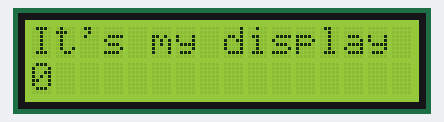
The sketch below on a simulated Arduino Uno, built with avr-gcc and run on an emulated ATmega328P. Shown: 16×2 character LCD.

Above: at 0.1 s.
At 4.1 s:
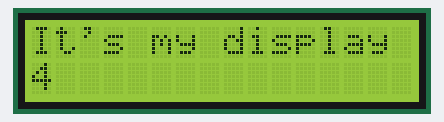
At 9.1 s:
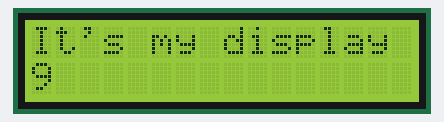
At 19.1 s:
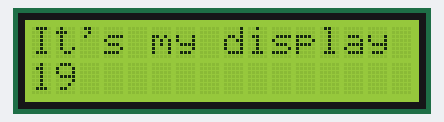
At 28.1 s:
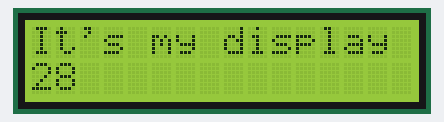
At 38.1 s:
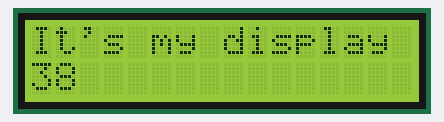

Measured:
- what the display in image 1 shows lasts 1.0 s, from 4.1 s to 5.1 s

The sketch:

sketch_LCD_It_s_my_display.ino
```cpp
/* Текст и значение инкрементируемого счетчика на экране */

#include<LiquidCrystal.h>
int time = 0;                        // Начальное значение time
LiquidCrystal lcd(2, 3, 4, 5, 6, 7);  // Инициализация экземпляра библиотеки LiquidCrystal

void setup() {
 lcd.begin(16, 2);                  // Настройка экземпляра дисплея - число столбцов и строк
 lcd.print("It's my display");
}

void loop() {
  lcd.setCursor(0, 1);            // Установить курсор на вторую строку в первую позицию
  lcd.print(time);                // Вывод значения счетчика
  delay(1000);
  time++;                         // Увеличение счетчика
}
```
